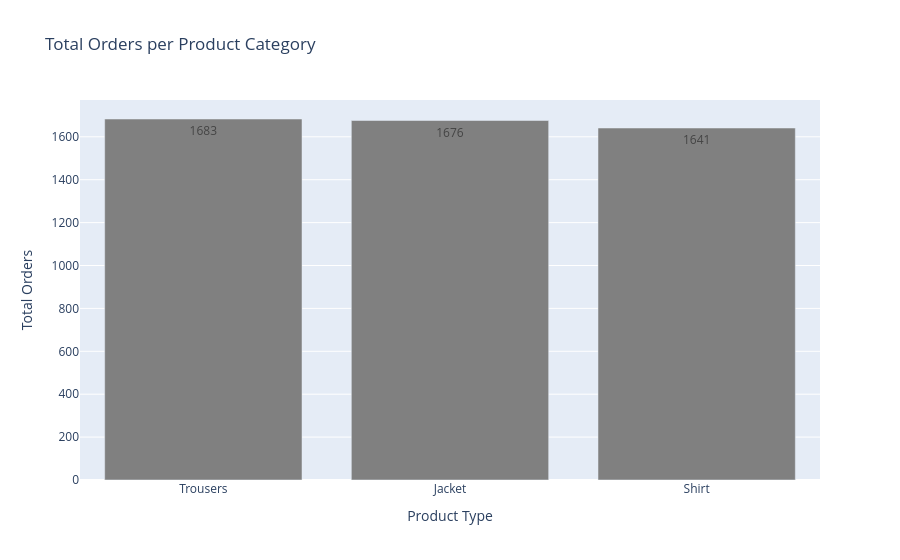

The notebook cell this image was saved under:
### Code cell
px.bar(data_frame= plot_df , x='product_type' , y= 'sales_id' , title='Total Orders per Product Category',
       labels={'product_type':'Product Type' , 'sales_id':'Total Orders'}, text_auto=True , color_discrete_sequence=['gray'])

### Figure 1 — Plotly figure (JSON) as saved in the notebook; plotly's stock layout.template omitted (floating-point values rounded to 4 significant figures)
{"data": [{"hovertemplate": "Product Type=%{x}<br>Total Orders=%{y}<extra></extra>", "legendgroup": "", "marker": {"color": "gray", "pattern": {"shape": ""}}, "name": "", "orientation": "v", "showlegend": false, "textposition": "auto", "texttemplate": "%{y}", "type": "bar", "x": ["Trousers", "Jacket", "Shirt"], "xaxis": "x", "y": [1683, 1676, 1641], "yaxis": "y"}], "layout": {"barmode": "relative", "legend": {"tracegroupgap": 0}, "title": {"text": "Total Orders per Product Category"}, "xaxis": {"anchor": "y", "domain": [0, 1], "title": {"text": "Product Type"}}, "yaxis": {"anchor": "x", "domain": [0, 1], "title": {"text": "Total Orders"}}}}
